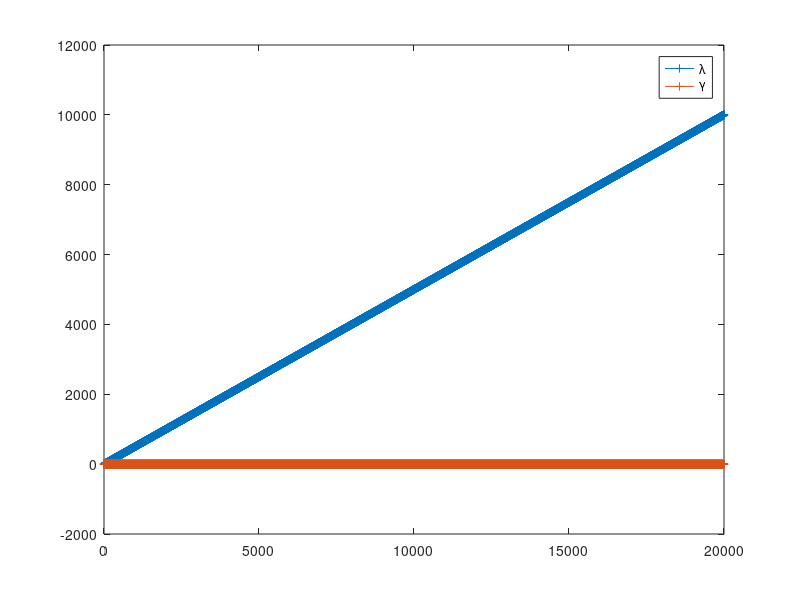

This chart was generated by the following MATLAB code:
function plottingMomentumParameter
n = 20000;
lambda(1) = 0;
gamma(1) = 0;
for i = 2:n
    lambda(i) = 0.5*(1 + sqrt(1+4*lambda(i-1)^2));
    gamma(i) = (lambda(i-1) - 1)/lambda(i);
end


plot(1:n,[lambda;gamma],'+-')
legend('\lambda','\gamma','Location','Best')
end